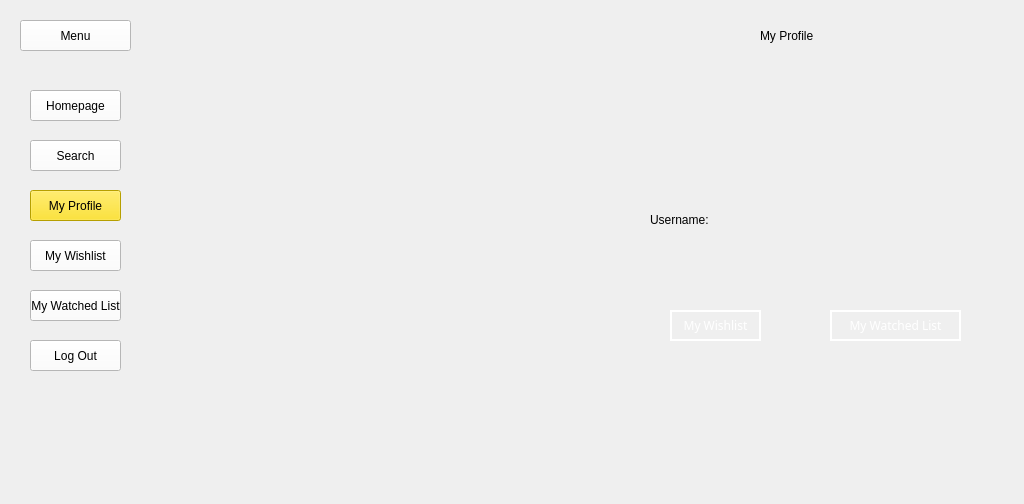
<?xml version="1.0" encoding="UTF-8"?>
<ui version="4.0">
 <class>UserProfileClass</class>
 <widget class="QDialog" name="UserProfileClass">
  <property name="geometry">
   <rect>
    <x>0</x>
    <y>0</y>
    <width>1024</width>
    <height>504</height>
   </rect>
  </property>
  <property name="palette">
   <palette>
    <active>
     <colorrole role="Button">
      <brush brushstyle="SolidPattern">
       <color alpha="255">
        <red>255</red>
        <green>255</green>
        <blue>127</blue>
       </color>
      </brush>
     </colorrole>
    </active>
    <inactive>
     <colorrole role="Button">
      <brush brushstyle="SolidPattern">
       <color alpha="255">
        <red>240</red>
        <green>240</green>
        <blue>240</blue>
       </color>
      </brush>
     </colorrole>
    </inactive>
    <disabled>
     <colorrole role="Button">
      <brush brushstyle="SolidPattern">
       <color alpha="255">
        <red>255</red>
        <green>255</green>
        <blue>127</blue>
       </color>
      </brush>
     </colorrole>
    </disabled>
   </palette>
  </property>
  <property name="windowTitle">
   <string>UserProfile</string>
  </property>
  <widget class="QLabel" name="label">
   <property name="geometry">
    <rect>
     <x>760</x>
     <y>20</y>
     <width>151</width>
     <height>31</height>
    </rect>
   </property>
   <property name="text">
    <string>My Profile</string>
   </property>
  </widget>
  <widget class="QLabel" name="label_pic">
   <property name="geometry">
    <rect>
     <x>650</x>
     <y>70</y>
     <width>111</width>
     <height>101</height>
    </rect>
   </property>
   <property name="text">
    <string/>
   </property>
  </widget>
  <widget class="QLabel" name="label_Username">
   <property name="geometry">
    <rect>
     <x>650</x>
     <y>210</y>
     <width>351</width>
     <height>20</height>
    </rect>
   </property>
   <property name="text">
    <string>Username: </string>
   </property>
  </widget>
  <widget class="QPushButton" name="wishList_button">
   <property name="geometry">
    <rect>
     <x>670</x>
     <y>310</y>
     <width>91</width>
     <height>31</height>
    </rect>
   </property>
   <property name="palette">
    <palette>
     <active>
      <colorrole role="WindowText">
       <brush brushstyle="SolidPattern">
        <color alpha="255">
         <red>255</red>
         <green>255</green>
         <blue>255</blue>
        </color>
       </brush>
      </colorrole>
      <colorrole role="Button">
       <brush brushstyle="SolidPattern">
        <color alpha="0">
         <red>0</red>
         <green>0</green>
         <blue>0</blue>
        </color>
       </brush>
      </colorrole>
      <colorrole role="Text">
       <brush brushstyle="SolidPattern">
        <color alpha="255">
         <red>255</red>
         <green>255</green>
         <blue>255</blue>
        </color>
       </brush>
      </colorrole>
      <colorrole role="ButtonText">
       <brush brushstyle="SolidPattern">
        <color alpha="255">
         <red>255</red>
         <green>255</green>
         <blue>255</blue>
        </color>
       </brush>
      </colorrole>
      <colorrole role="Base">
       <brush brushstyle="SolidPattern">
        <color alpha="0">
         <red>0</red>
         <green>0</green>
         <blue>0</blue>
        </color>
       </brush>
      </colorrole>
      <colorrole role="Window">
       <brush brushstyle="SolidPattern">
        <color alpha="0">
         <red>0</red>
         <green>0</green>
         <blue>0</blue>
        </color>
       </brush>
      </colorrole>
      <colorrole role="PlaceholderText">
       <brush brushstyle="SolidPattern">
        <color alpha="255">
         <red>255</red>
         <green>255</green>
         <blue>255</blue>
        </color>
       </brush>
      </colorrole>
     </active>
     <inactive>
      <colorrole role="WindowText">
       <brush brushstyle="SolidPattern">
        <color alpha="255">
         <red>255</red>
         <green>255</green>
         <blue>255</blue>
        </color>
       </brush>
      </colorrole>
      <colorrole role="Button">
       <brush brushstyle="SolidPattern">
        <color alpha="0">
         <red>0</red>
         <green>0</green>
         <blue>0</blue>
        </color>
       </brush>
      </colorrole>
      <colorrole role="Text">
       <brush brushstyle="SolidPattern">
        <color alpha="255">
         <red>255</red>
         <green>255</green>
         <blue>255</blue>
        </color>
       </brush>
      </colorrole>
      <colorrole role="ButtonText">
       <brush brushstyle="SolidPattern">
        <color alpha="255">
         <red>255</red>
         <green>255</green>
         <blue>255</blue>
        </color>
       </brush>
      </colorrole>
      <colorrole role="Base">
       <brush brushstyle="SolidPattern">
        <color alpha="0">
         <red>0</red>
         <green>0</green>
         <blue>0</blue>
        </color>
       </brush>
      </colorrole>
      <colorrole role="Window">
       <brush brushstyle="SolidPattern">
        <color alpha="0">
         <red>0</red>
         <green>0</green>
         <blue>0</blue>
        </color>
       </brush>
      </colorrole>
      <colorrole role="PlaceholderText">
       <brush brushstyle="SolidPattern">
        <color alpha="255">
         <red>255</red>
         <green>255</green>
         <blue>255</blue>
        </color>
       </brush>
      </colorrole>
     </inactive>
     <disabled>
      <colorrole role="WindowText">
       <brush brushstyle="SolidPattern">
        <color alpha="255">
         <red>255</red>
         <green>255</green>
         <blue>255</blue>
        </color>
       </brush>
      </colorrole>
      <colorrole role="Button">
       <brush brushstyle="SolidPattern">
        <color alpha="0">
         <red>0</red>
         <green>0</green>
         <blue>0</blue>
        </color>
       </brush>
      </colorrole>
      <colorrole role="Text">
       <brush brushstyle="SolidPattern">
        <color alpha="255">
         <red>255</red>
         <green>255</green>
         <blue>255</blue>
        </color>
       </brush>
      </colorrole>
      <colorrole role="ButtonText">
       <brush brushstyle="SolidPattern">
        <color alpha="255">
         <red>255</red>
         <green>255</green>
         <blue>255</blue>
        </color>
       </brush>
      </colorrole>
      <colorrole role="Base">
       <brush brushstyle="SolidPattern">
        <color alpha="0">
         <red>0</red>
         <green>0</green>
         <blue>0</blue>
        </color>
       </brush>
      </colorrole>
      <colorrole role="Window">
       <brush brushstyle="SolidPattern">
        <color alpha="0">
         <red>0</red>
         <green>0</green>
         <blue>0</blue>
        </color>
       </brush>
      </colorrole>
      <colorrole role="PlaceholderText">
       <brush brushstyle="SolidPattern">
        <color alpha="255">
         <red>255</red>
         <green>255</green>
         <blue>255</blue>
        </color>
       </brush>
      </colorrole>
     </disabled>
    </palette>
   </property>
   <property name="font">
    <font>
     <family>Sylfaen</family>
    </font>
   </property>
   <property name="contextMenuPolicy">
    <enum>Qt::ActionsContextMenu</enum>
   </property>
   <property name="styleSheet">
    <string notr="true">background: transparent;
 border: 2px solid white;
color: white ;</string>
   </property>
   <property name="text">
    <string>My Wishlist</string>
   </property>
  </widget>
  <widget class="QPushButton" name="watchedList_button">
   <property name="geometry">
    <rect>
     <x>830</x>
     <y>310</y>
     <width>131</width>
     <height>31</height>
    </rect>
   </property>
   <property name="font">
    <font>
     <family>Sylfaen</family>
    </font>
   </property>
   <property name="contextMenuPolicy">
    <enum>Qt::ActionsContextMenu</enum>
   </property>
   <property name="styleSheet">
    <string notr="true">background:  transparent;
 border: 2px solid white;
color: white;</string>
   </property>
   <property name="text">
    <string>My Watched List</string>
   </property>
  </widget>
  <widget class="QFrame" name="frame">
   <property name="geometry">
    <rect>
     <x>10</x>
     <y>10</y>
     <width>131</width>
     <height>381</height>
    </rect>
   </property>
   <property name="styleSheet">
    <string notr="true">background-color: transparent</string>
   </property>
   <property name="frameShape">
    <enum>QFrame::StyledPanel</enum>
   </property>
   <property name="frameShadow">
    <enum>QFrame::Raised</enum>
   </property>
   <widget class="QPushButton" name="MenuButton">
    <property name="geometry">
     <rect>
      <x>10</x>
      <y>10</y>
      <width>111</width>
      <height>31</height>
     </rect>
    </property>
    <property name="styleSheet">
     <string notr="true">background-color: rgb(255,255,255);
font: 700 9pt &quot;Segoe UI&quot;;</string>
    </property>
    <property name="text">
     <string>Menu</string>
    </property>
    <property name="icon">
     <iconset theme="go-bottom">
      <normaloff>.</normaloff>.</iconset>
    </property>
    <property name="flat">
     <bool>false</bool>
    </property>
   </widget>
   <widget class="QPushButton" name="WatchedListButton">
    <property name="geometry">
     <rect>
      <x>20</x>
      <y>280</y>
      <width>91</width>
      <height>31</height>
     </rect>
    </property>
    <property name="styleSheet">
     <string notr="true">background-color: rgb(255,255,255);</string>
    </property>
    <property name="text">
     <string>My Watched List</string>
    </property>
   </widget>
   <widget class="QPushButton" name="WishListButton">
    <property name="geometry">
     <rect>
      <x>20</x>
      <y>230</y>
      <width>91</width>
      <height>31</height>
     </rect>
    </property>
    <property name="styleSheet">
     <string notr="true">background-color: rgb(255,255,255);</string>
    </property>
    <property name="text">
     <string>My Wishlist</string>
    </property>
   </widget>
   <widget class="QPushButton" name="LogOutButton">
    <property name="geometry">
     <rect>
      <x>20</x>
      <y>330</y>
      <width>91</width>
      <height>31</height>
     </rect>
    </property>
    <property name="styleSheet">
     <string notr="true">background-color: rgb(255,255,255);</string>
    </property>
    <property name="text">
     <string>Log Out</string>
    </property>
   </widget>
   <widget class="QPushButton" name="HomepageButton">
    <property name="geometry">
     <rect>
      <x>20</x>
      <y>80</y>
      <width>91</width>
      <height>31</height>
     </rect>
    </property>
    <property name="styleSheet">
     <string notr="true">background-color: rgb(255,255,255)</string>
    </property>
    <property name="text">
     <string>Homepage</string>
    </property>
   </widget>
   <widget class="QPushButton" name="MyProfileButton">
    <property name="geometry">
     <rect>
      <x>20</x>
      <y>180</y>
      <width>91</width>
      <height>31</height>
     </rect>
    </property>
    <property name="autoFillBackground">
     <bool>false</bool>
    </property>
    <property name="styleSheet">
     <string notr="true">background-color: rgb(255,222,0);</string>
    </property>
    <property name="text">
     <string>My Profile</string>
    </property>
    <property name="checkable">
     <bool>false</bool>
    </property>
    <property name="flat">
     <bool>false</bool>
    </property>
   </widget>
   <widget class="QPushButton" name="SearchButton">
    <property name="geometry">
     <rect>
      <x>20</x>
      <y>130</y>
      <width>91</width>
      <height>31</height>
     </rect>
    </property>
    <property name="styleSheet">
     <string notr="true">background-color: rgb(255,255,255);</string>
    </property>
    <property name="text">
     <string>Search</string>
    </property>
   </widget>
  </widget>
 </widget>
 <layoutdefault spacing="6" margin="11"/>
 <resources/>
 <connections/>
</ui>
